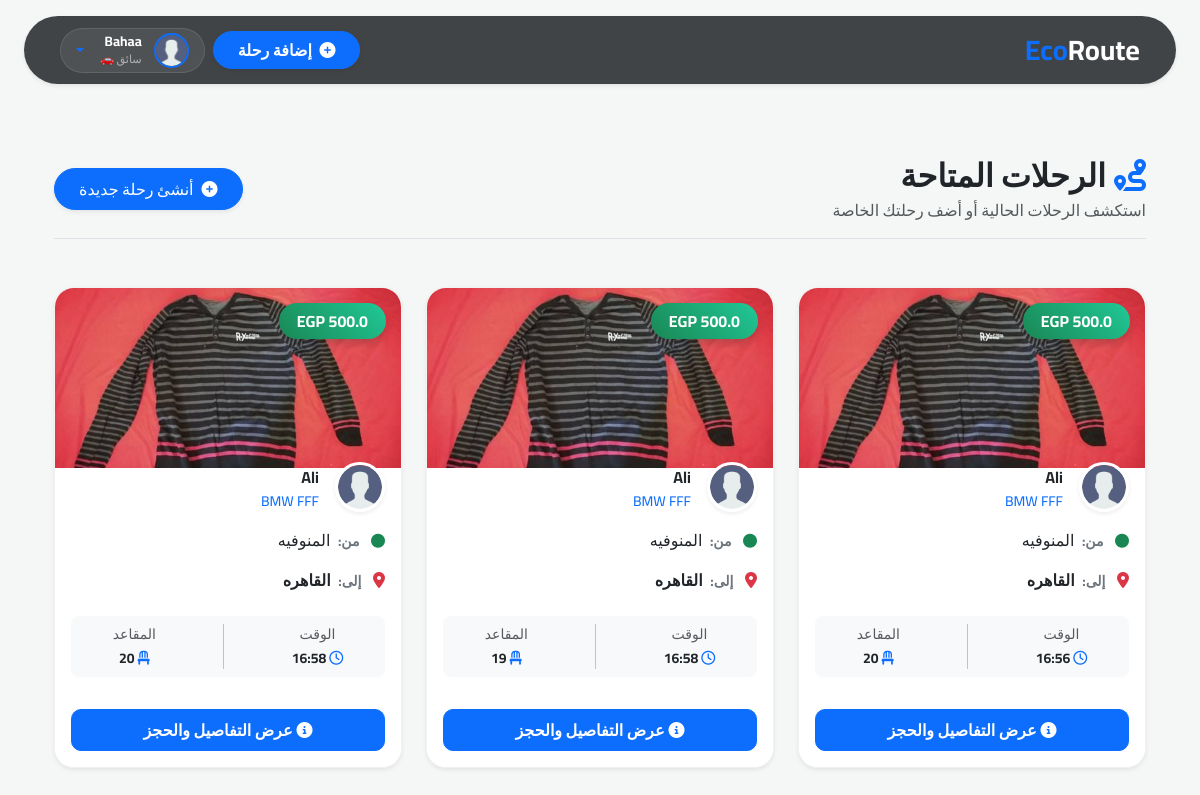
The app's page /Trip (signed in), older data.
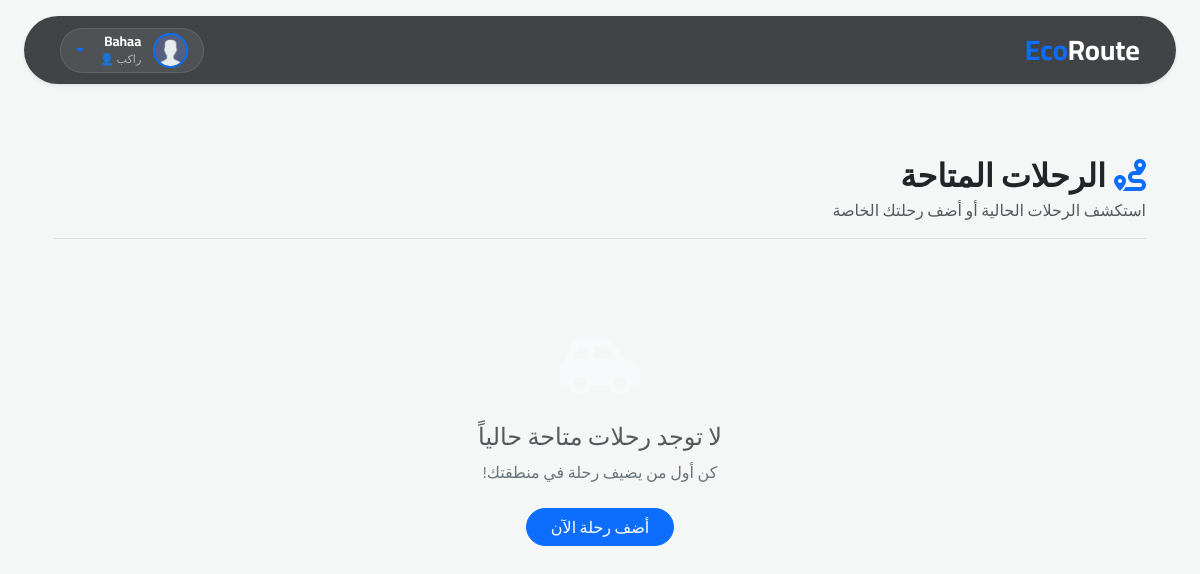
The same page, newer data.
### flask_app/models.py (models this page shows, shortened)
class User(db.Model, UserMixin):
    user_id = db.Column(db.Integer, primary_key=True, autoincrement=True)
    image = db.Column(db.String(120), unique=False, nullable=False, default="user.png")
    first_name = db.Column(db.String(120), unique=False, nullable=False)
    last_name = db.Column(db.String(120), unique=False, nullable=False)
    email = db.Column(db.String(120), unique=True, nullable=False)
    phone = db.Column(db.String(120), unique=True, nullable=False)
    type_user = db.Column(db.String(120), unique=False, nullable=False)
    password = db.Column(db.String(60), nullable=False)
    Cars = db.relationship("Car", backref="author", lazy=True)
    Trips = db.relationship("Trip", backref="Trip_user", lazy=True)
    trips_booked = db.relationship("Bookings", backref="passenger", lazy=True)

class Trip(db.Model):
    trip_id = db.Column(db.Integer, primary_key=True, autoincrement=True)
    user_id = db.Column(db.Integer, db.ForeignKey("user.user_id"), nullable=False)
    car_id = db.Column(db.Integer, db.ForeignKey("car.Car_id"), nullable=False)
    car_image = db.Column(
        db.String(120), unique=False, nullable=True, default="car.png"
    )
    user_image = db.Column(
        db.String(120), unique=False, nullable=True, default="user.png"
    )
    name_car = db.Column(db.String(120), unique=False, nullable=False)
    car_color = db.Column(db.String(120), unique=False, nullable=False)
    start_way = db.Column(db.String(120), unique=False, nullable=False)
    end_way = db.Column(db.String(120), unique=False, nullable=False)
    time = db.Column(db.String(120), unique=False, nullable=False)
    price = db.Column(db.String(120), unique=False, nullable=False)
    chair = db.Column(db.String(120), unique=False, nullable=False)
    bookings = db.relationship("Bookings", backref="trip", lazy=True)

class Car(db.Model):
    Car_id = db.Column(db.Integer, primary_key=True, autoincrement=True)
    Car_image = db.Column(
        db.String(120), unique=False, nullable=True, default="car.png"
    )
    Car_name = db.Column(db.String(120), unique=False, nullable=False)
    model_car = db.Column(db.String(120), unique=False, nullable=False)
    color = db.Column(db.String(120), unique=False, nullable=False)
    year = db.Column(db.String(120), unique=False, nullable=False)
    CarNumber_words = db.Column(db.String(120), nullable=False)
    CarNumber_num = db.Column(db.String(120), nullable=False)
    Trips = db.relationship("Trip", backref="Trip_car", lazy=True)
    user_id = db.Column(db.Integer, db.ForeignKey("user.user_id"), nullable=False)

### flask_app/Trip/routes.py (the view)
@trip_routes.route("/Trip")
@login_required
def Trip():
    AllTrips = models.Trip.query.all()
    start_way = request.args.get("start_way")
    end_way = request.args.get("end_way")
    if start_way:
        AllTrips = models.Trip.query.filter_by(start_way=start_way).all()
    elif end_way:
        AllTrips = models.Trip.query.filter_by(end_way=end_way).all()
    elif start_way and end_way:
        AllTrips = models.Trip.query.filter_by(
            start_way=start_way, end_way=end_way
        ).all()
    else:
        AllTrips = models.Trip.query.all()
    return render_template("Trip/Trips.html", AllTrips=AllTrips, title="Trips")

### flask_app/models.py (called while the page is built)
@login_manager.user_loader
def load_user(user_id):
    return User.query.get(int(user_id))

### flask_app/templates/Trip/Trips.html (shortened to what this page needs)
{% extends 'layout.html' %}
{% block content %}
<div class="container py-5">
    <div class="d-flex justify-content-between align-items-center mb-5 border-bottom pb-3">
        <div>
            <h2 class="fw-bold text-dark mb-1">
                <i class="fas fa-route me-2 text-primary"></i>الرحلات المتاحة
            </h2>
            <p class="text-muted mb-0">استكشف الرحلات الحالية أو أضف رحلتك الخاصة</p>
        </div>
        {% if current_user.type_user == 'Riders' %}
        <a href="{{ url_for('trip_routes.AddTrip') }}" class="btn btn-primary rounded-pill px-4 py-2 shadow-sm">
            <i class="fas fa-plus-circle me-2"></i>أنشئ رحلة جديدة
        </a>
        {% endif %}
    </div>
    <div class="row g-4">
        {% if AllTrips %}
        {% for trip in AllTrips %}
        <div class="col-md-6 col-lg-4">
            <div class="card trip-card shadow-sm h-100">
                <div class="car-img-container">
                    <img src="{{ url_for('static', filename='images/Car_images/' + trip.Trip_car.Car_image) }}"
                        alt="Car Image">
                    <span class="price-badge">{{ trip.price }} EGP</span>
                </div>
                <div class="card-body pt-0">
                    <div class="d-flex align-items-end mb-3">
                        <img src="{{ url_for('static', filename='images/profile/' + trip.Trip_user.image) }}"
                            class="user-avatar shadow-sm" alt="User">
                        <div class="ms-3">
                            <h6 class="mb-0 fw-bold text-dark">{{ trip.Trip_user.first_name }}</h6>
                            <small class="text-primary fw-medium">{{ trip.name_car }}</small>
                        </div>
                    </div>
                    <div class="route-line mb-4">
                        <div class="mb-3">
                            <i class="fas fa-circle text-success small"></i>
                            <span class="ms-2 text-secondary fw-bold small">من:</span>
                            <span class="ms-1 text-dark">{{ trip.start_way }}</span>
                        </div>
                        <div>
                            <i class="fas fa-map-marker-alt text-danger"></i>
                            <span class="ms-2 text-secondary fw-bold small">إلى:</span>
                            <span class="ms-1 text-dark fw-bold">{{ trip.end_way }}</span>
                        </div>
                    </div>
                    <div class="p-2 bg-light rounded-3 d-flex justify-content-around text-center mb-3">
                        <div>
                            <small class="text-muted d-block">الوقت</small>
                            <span class="small fw-bold"><i class="far fa-clock text-primary"></i> {{ trip.time[:5]
                                }}</span>
                        </div>
                        <div>
                            <small class="text-muted d-block">المقاعد</small>
                            <span class="small fw-bold"><i class="fas fa-chair text-primary"></i> {{ trip.chair
                                }}</span>
                        </div>
                    </div>
                </div>
                <div class="card-footer bg-white border-0 p-3 pt-0">
                    <div class="d-flex gap-2">
                        {% if trip.user_id == current_user.user_id %}
                        <a href="{{ url_for('trip_routes.UpdateTrip', trip_id=trip.trip_id) }}"
                            class="btn btn-outline-primary btn-action flex-grow-1">
                            <i class="fas fa-edit me-1"></i>تحديث
                        </a>
                        <a href="{{ url_for('trip_routes.DeleteTrip', trip_id=trip.trip_id) }}"
                            class="btn btn-outline-danger btn-action flex-grow-1"
                            onclick="return confirm('هل أنت متأكد من حذف هذه الرحلة نهائياً؟')">
                            <i class="fas fa-trash-alt me-1"></i>مسح
                        </a>
                        <a href="{{ url_for('trip_routes.details_Trips', trip_id=trip.trip_id) }}"
                            class="btn btn-primary btn-action w-100">
                            <i class="fas fa-info-circle me-1"></i>عرض التفاصيل والحجز
                        </a>
                        {% else %}
                        <a href="{{ url_for('trip_routes.details_Trips', trip_id=trip.trip_id) }}"
                            class="btn btn-primary btn-action w-100">
                            <i class="fas fa-info-circle me-1"></i>عرض التفاصيل والحجز
                        </a>
                        {% endif %}
                    </div>
                </div>
            </div>
        </div>
        {% endfor %}
        {% else %}
        <div class="col-12 text-center py-5">
            <div class="mb-4">
                <i class="fas fa-car-side fa-4x text-light"></i>
            </div>
            <h4 class="text-muted">لا توجد رحلات متاحة حالياً</h4>
            <p class="text-secondary">كن أول من يضيف رحلة في منطقتك!</p>
            <a href="{{ url_for('trip_routes.AddTrip') }}" class="btn btn-primary rounded-pill mt-2 px-4">أضف رحلة الآن</a>
        </div>
        {% endif %}
    </div>
</div>
{% endblock %}

### flask_app/templates/layout.html (shortened to what this page needs)
<!DOCTYPE html>
<html lang="ar" dir="rtl">
<head>
    <link href="https://cdn.jsdelivr.net/npm/bootstrap@5.3.3/dist/css/bootstrap.rtl.min.css" rel="stylesheet">
    <link rel="stylesheet" href="https://cdnjs.cloudflare.com/ajax/libs/font-awesome/6.4.0/css/all.min.css">
</head>
<body>
    <nav class="navbar navbar-expand-lg navbar-dark shadow-sm mt-lg-3 mx-lg-4 rounded-pill-lg sticky-top px-4 py-2"
        style='border-radius: 35px;
'>
        <div class="container-fluid">
            <a class="navbar-brand fw-bold fs-3" href="/">
                <span class="text-primary">Eco</span>Route
            </a>
            <div class="collapse navbar-collapse" id="mainNav">
                <ul class="navbar-nav ms-auto align-items-center gap-2">
                    {% if current_user.is_authenticated %}
                    {% if current_user.type_user == 'Riders' %}
                    <li class="nav-item">
                        <a href="{{ url_for('trip_routes.AddTrip') }}"
                            class="btn btn-primary rounded-pill px-4 fw-bold shadow-sm">
                            <i class="fas fa-plus-circle me-1"></i> إضافة رحلة
                        </a>
                    </li>
                    {% endif %}
                    <li class="nav-item dropdown">
                        <a class="dropdown-toggle rounded-pill user-widget text-decoration-none" href="#" id="userMenu"
                            role="button" data-bs-toggle="dropdown" aria-expanded="false">
                            <img src="{{ url_for('static', filename='images/profile/' + current_user.image) }}"
                                class="rounded-circle border border-2 border-primary"
                                style="width: 35px; height: 35px; object-fit: cover;" alt="Profile">
                            <div class="d-none d-lg-block user-info-text">
                                <span class="user-name">{{ current_user.first_name | capitalize }}</span>
                                <span class="user-role">
                                    {{ 'سائق 🚗' if current_user.type_user == 'Riders' else 'راكب 👤' }}
                                </span>
                            </div>
                        </a>
                    </li>
                    {% endif %}
                </ul>
            </div>
        </div>
    </nav>
    <main class="container my-4 fade-in-up">
        {% block content %}{% endblock %}
    </main>
</body>
</html>

### flask_app/templates/layout.html (style rules this page uses)
:root { --primary-color: #0d6efd; --dark-bg: #1a1d20; --glass-bg: rgba(33, 37, 41, 0.85); }
body { font-family: 'Cairo', sans-serif; background-color: #f4f7f6; color: #333; }
.navbar { background: var(--glass-bg) !important; backdrop-filter: blur(10px); -webkit-backdrop-filter: blur(10px); transition: all 0.4s ease; }
.user-widget { background: rgba(255, 255, 255, 0.08); border: 1px solid rgba(255, 255, 255, 0.1) !important; padding: 4px 15px !important; display: flex; align-items: center; gap: 12px; transition: 0.3s; }
.user-info-text { line-height: 1.1; }
.user-name { color: #fff; font-size: 0.85rem; font-weight: 700; display: block; }
.user-role { color: #b0b0b0; font-size: 0.7rem; }
.fade-in-up { animation: fadeInUp 0.5s ease-out forwards; }

Row changes from the older to the newer data that the page shows:
removed Trip: Car_image (picture), image (placeholder picture), Trip_user.first_name "Ali", name_car "BMW FFF", start_way "المنوفيه", end_way "القاهره", time "16:56", chair "20"
removed Trip: Car_image (picture), image (placeholder picture), Trip_user.first_name "Ali", name_car "BMW FFF", start_way "المنوفيه", end_way "القاهره", time "16:58", chair "19"
removed Trip: Car_image (picture), image (placeholder picture), Trip_user.first_name "Ali", name_car "BMW FFF", start_way "المنوفيه", end_way "القاهره", time "16:58", chair "20"
changed User "Bahaa": type_user "سائق 🚗" → "راكب 👤"
Text that changed along with them:
text no longer shown: "إضافة رحلة أنشئ رحلة جديدة"
text now shown: "لا توجد رحلات متاحة حالياً كن أول من يضيف رحلة في منطقتك! أضف رحلة الآن"
